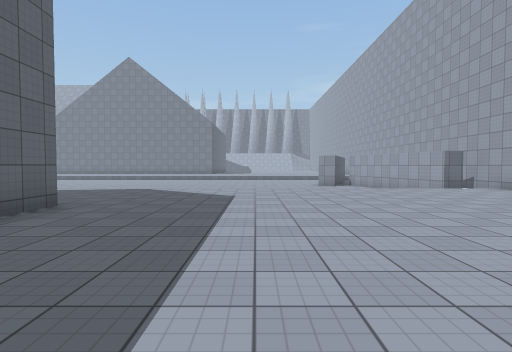
view 1 (above)

24 first-person views from a walk through a scene from a Unity 3-D project. The camera is 1.4 m above the floor, tilts 2° down and sees 80° across. The floor is counted in squares, 2 m on a side. Each view is taken from the middle of a square. On the plan, view 1 faces up. The plan holds only what a view shows up to about 10 squares ahead; the rest is blank. The place goes on beyond the plan. Surface patterns are stand-ins for the level's own textures.

view 2
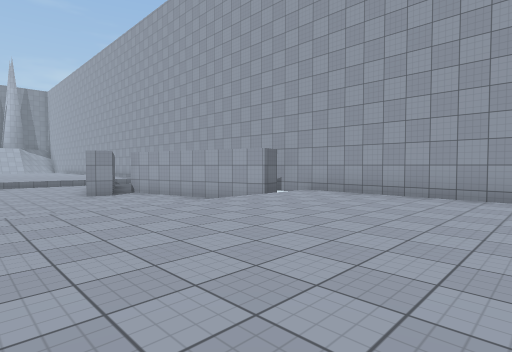

view 3
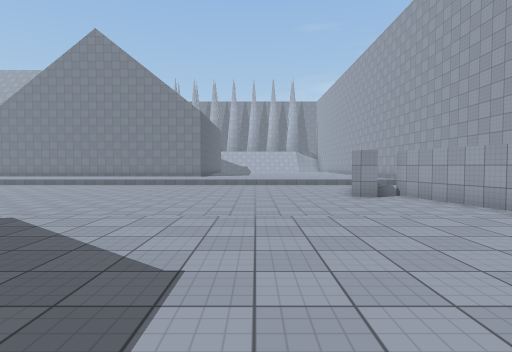

view 4
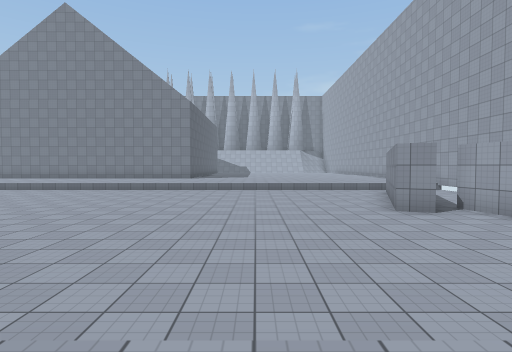

view 5
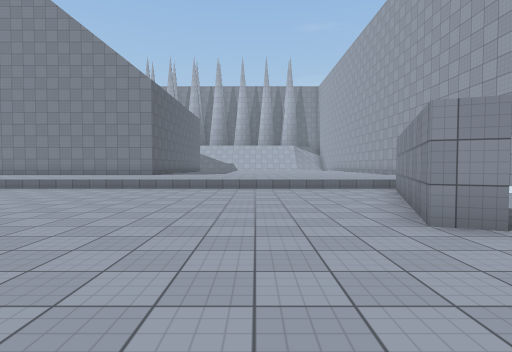

view 6
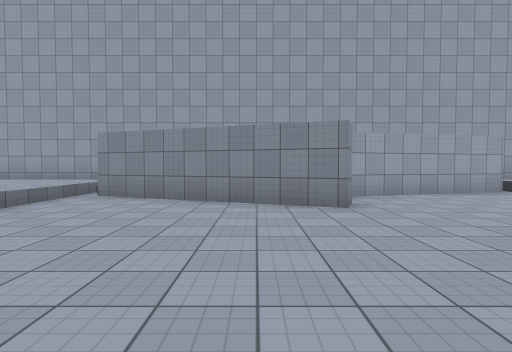

view 7
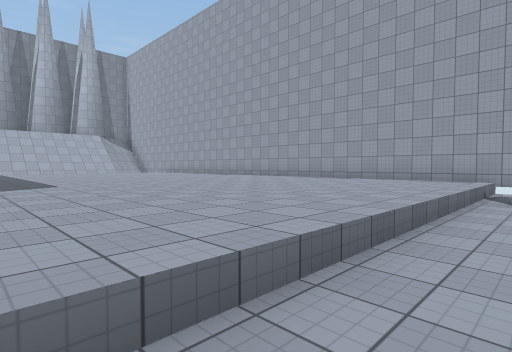

view 8
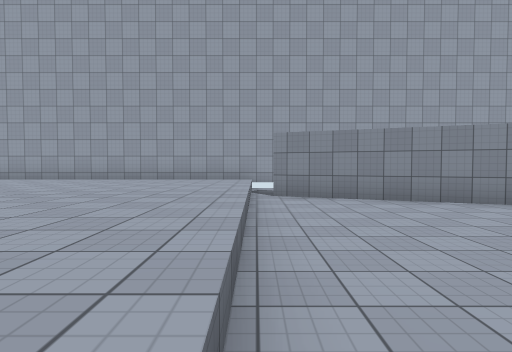

view 9
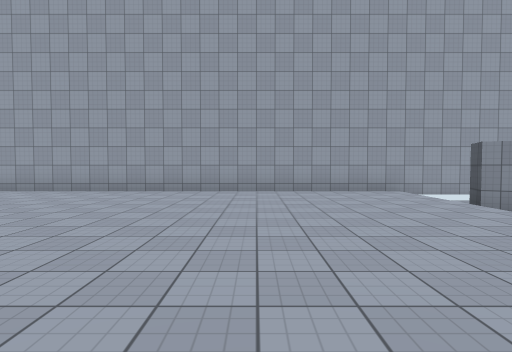

view 10
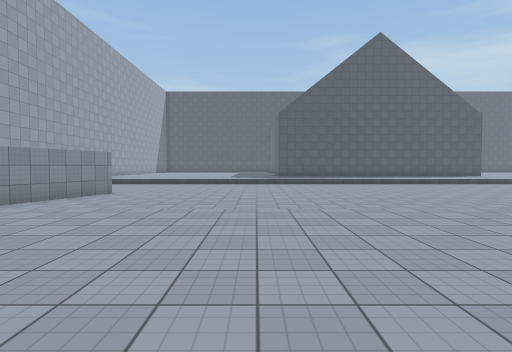

view 11
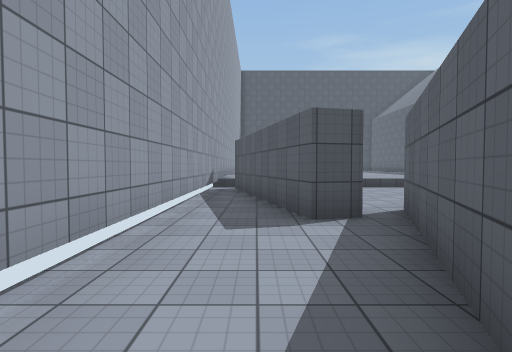

view 12
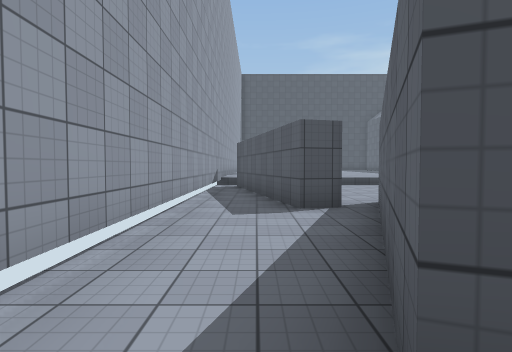

view 13
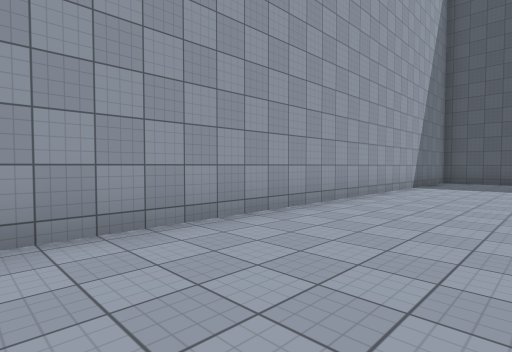

view 14
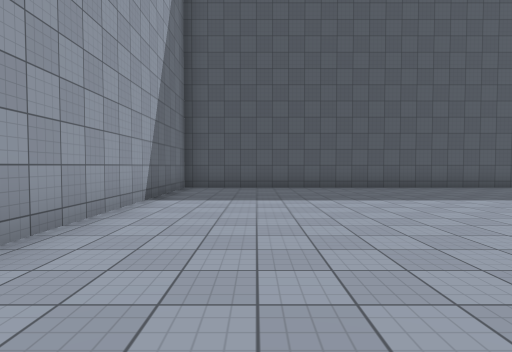

view 15
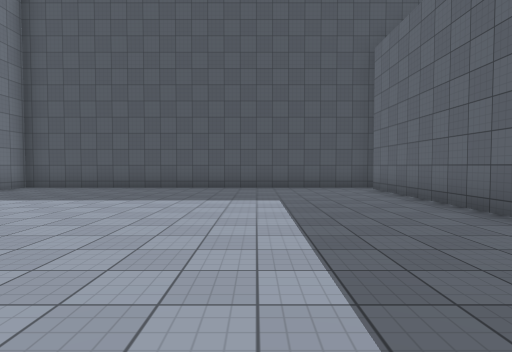

view 16
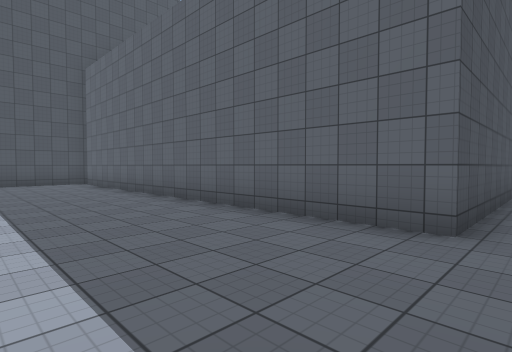

view 17
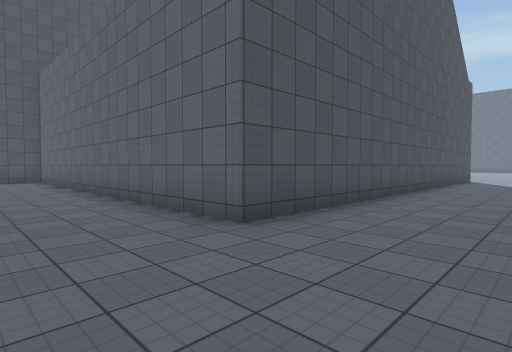

view 18
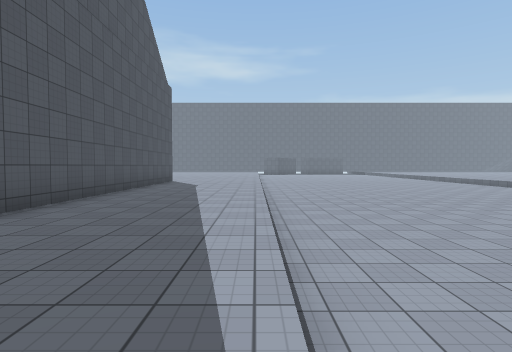

view 19
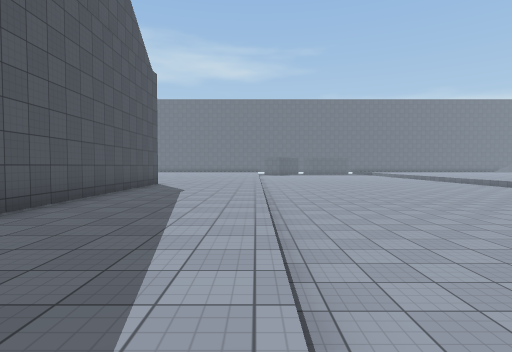

view 20
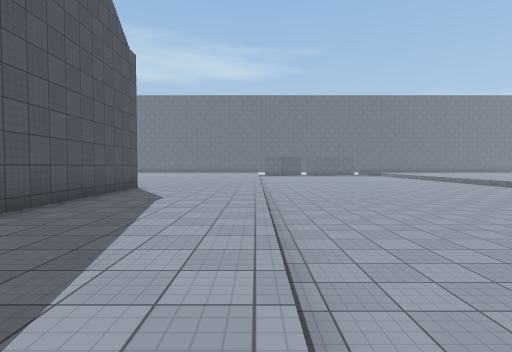

view 21
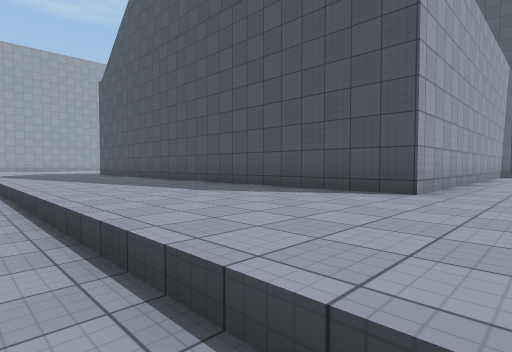

view 22
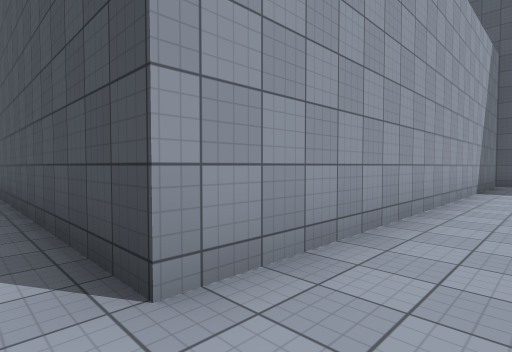

view 23
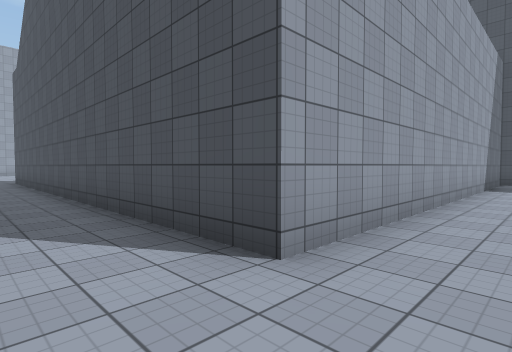

view 24
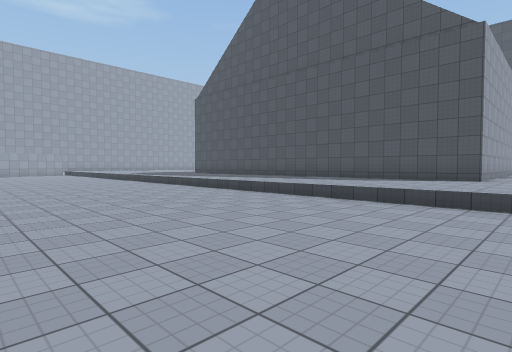

### Floor plan
Key: @ floor where view 1 was taken; # wall or solid block; . main floor; - floor 0.5 m lower than the main floor; / step, stairs or slope.
Columns run from 18 left of view 1 to 8 right of it. Each row starts with its distance up from view 1.
 28                  .........#
 27                  .........#
 26                  .........#
 25                 ..........#
 24                ...........#
 23               ............#
 22              .............#
 21            ...............#
 20            ///////////////#
 19             -----------#--#
 18           -------------#--#
 17  ------  -------------##--#
 16  ---------------------#---#
 15 ---------------------###--#
 14 -----------------------#--#
 13 -----------------------##-#
 12 ------------------------#-#
 11 ------------------------#-#
 10 --------------  --------#-#
  9 //////////////////////////#
  8 ..........................#
  7 ..........................#
  6 ..........................#
  5 ..#############...........#
  4 ..#           #...........#
  3 ..#           #...........#
  2 ..#           #...........#
  1 ..#           #...........#
  0  .#           #...@.......#
 -1  .#           #...........#
 -2  .#           #...........#
 -3  .#           #...........#
 -4  .#           #...........#
 -5  .#           #...........#
 -6  .#           #...........#
 -7  ##           #############

Positions as (right, up) in squares from view 1, and headings:
1: (0, 0), facing up
2: (0, 4), facing up-right
3: (0, 5), facing up
4: (0, 8), facing up
5: (1, 11), facing up
6: (-2, 16), facing right
7: (-2, 19), facing up-right
8: (-2, 20), facing right
9: (-1, 24), facing right
10: (-2, 25), facing down
11: (6, 19), facing down
12: (6, 20), facing down
13: (4, 7), facing down-right
14: (5, 3), facing down
15: (0, 3), facing down
16: (0, 6), facing down-left
17: (-1, 8), facing down-left
18: (-3, 9), facing left
19: (-5, 9), facing left
20: (-7, 9), facing left
21: (-18, 10), facing down-right
22: (-18, 6), facing down-right
23: (-18, 7), facing down-right
24: (-18, 15), facing down-right
